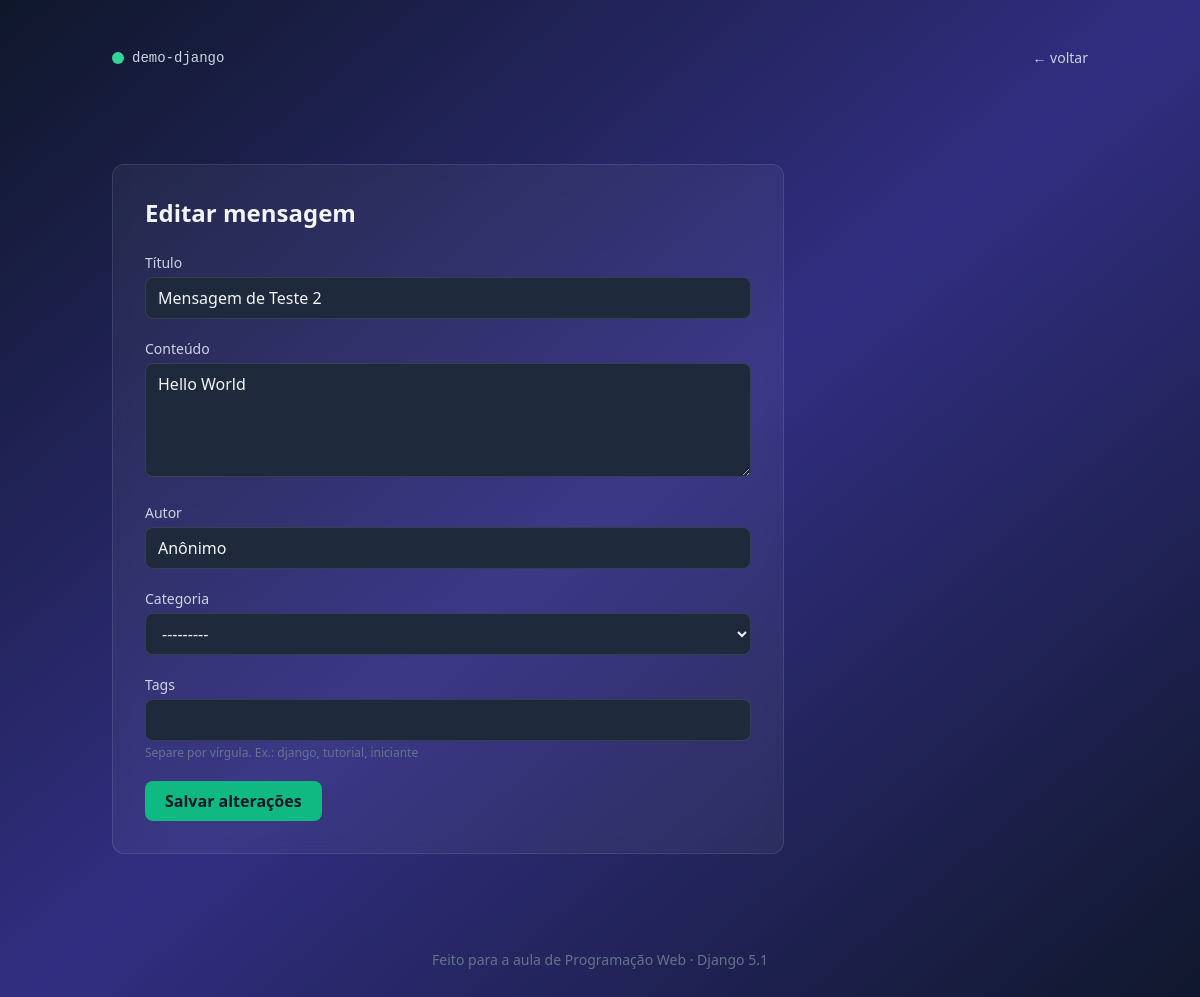
Page /mensagens/4/editar/ on the earlier database version.
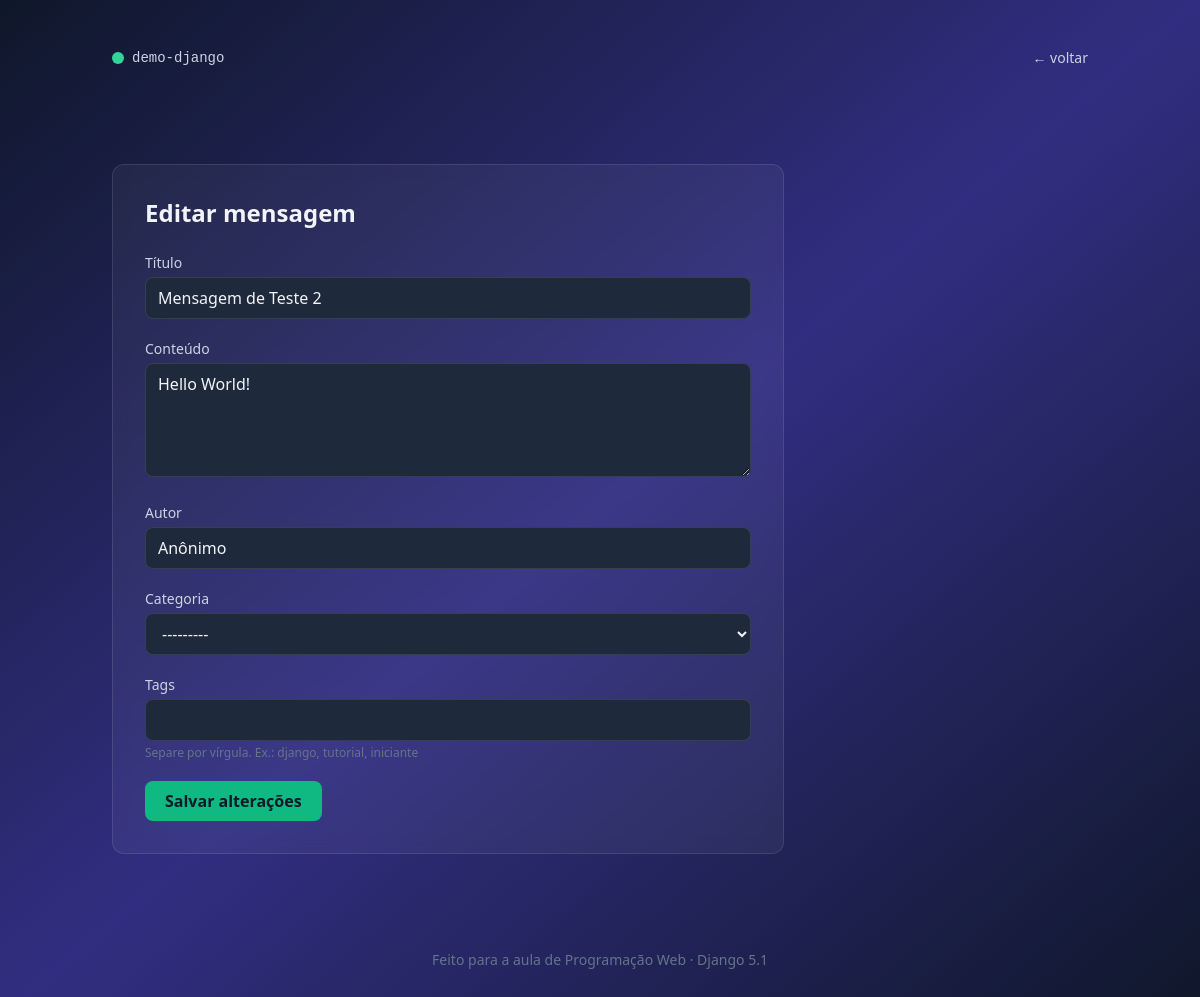
Same page on the later database version.
### home/models.py (models this page shows, shortened)
class Mensagem(models.Model):
    titulo = models.CharField(max_length=120)
    conteudo = models.TextField()
    autor = models.CharField(max_length=80, default="Anônimo")
    categoria = models.ForeignKey (
        Categoria,
        on_delete=models.SET_NULL,
        null=True,
        blank=True,
        related_name="mensagens",
    )
    tags = models.ManyToManyField (
        Tag,
        blank=True,
        related_name="mensagens",
    )
    criada_em = models.DateTimeField(auto_now_add=True)
    class Meta:
        ordering = ["-criada_em"]

### home/views.py (the view)
# urls.py: path("mensagens/<int:id>/editar/", views.editar_mensagem, name="editar_mensagem"),
def editar_mensagem(request, id):
    mensagem = get_object_or_404(Mensagem, id=id)
    if request.method == "POST":
        form = MensagemForm(request.POST, instance=mensagem)
        if form.is_valid():
            mensagem = form.save()
            _aplicar_tags(mensagem, form.cleaned_data["tags"])
            messages.success(request, "Mensagem atualizada com sucesso!")
            return redirect("index")
    else:
        tags_atuais = ", ".join(tag.nome for tag in mensagem.tags.all())
        form = MensagemForm(instance=mensagem, initial={"tags": tags_atuais})
    return render(request, "home/editar.html", {"form": form, "mensagem": mensagem})

### home/forms.py
class MensagemForm(forms.ModelForm):
    tags = forms.CharField(
        required=False,
        label="Tags",
        help_text="Separe por vírgula. Ex.: django, tutorial, iniciante",
        widget=forms.TextInput(attrs={"class": INPUT}),
    )
    class Meta:
        model = Mensagem
        fields = ["titulo", "conteudo", "autor", "categoria"]
        labels = {
            "titulo": "Título",
            "conteudo": "Conteúdo",
            "autor": "Autor",
            "categoria": "Categoria",
        }
        widgets = {
            "titulo": forms.TextInput(attrs={"class": INPUT}),
            "conteudo": forms.Textarea(attrs={"class": INPUT, "rows": 4}),
            "autor": forms.TextInput(attrs={"class": INPUT}),
            "categoria": forms.Select(attrs={"class": INPUT}),
        }

### home/models.py (called while the page is built)
    def __str__(self):
        return self.nome

### templates/home/editar.html (shortened to what this page needs)
<!DOCTYPE html>
<html lang="pt-br">
<head>
    <script src="https://cdn.tailwindcss.com"></script>
</head>
<body class="bg-gradient-to-br from-slate-900 via-indigo-900 to-slate-900 min-h-screen text-slate-100">
    <header class="container mx-auto px-6 py-12">
        <nav class="flex items-center justify-between">
            <div class="flex items-center gap-2">
                <span class="w-3 h-3 rounded-full bg-emerald-400 animate-pulse"></span>
                <span class="font-mono text-sm text-slate-300">demo-django</span>
            </div>
            <a href="/" class="text-sm text-slate-300 hover:text-white transition">← voltar</a>
        </nav>
    </header>
    <main class="container mx-auto px-6 py-12">
        <section class="bg-white/5 backdrop-blur border border-white/10 rounded-xl p-8 max-w-2xl">
            <h1 class="text-2xl font-bold mb-6">Editar mensagem</h1>
            <form method="post" action="{% url 'editar_mensagem' mensagem.id %}" class="space-y-5">
                {% for field in form %}
                    <div>
                        <label for="{{ field.id_for_label }}" class="block text-sm font-medium text-slate-300 mb-1">
                            {{ field.label }}
                        </label>
                        {{ field }}
                        {% if field.help_text %}
                            <p class="text-xs text-slate-500 mt-1">{{ field.help_text }}</p>
                        {% endif %}
                    </div>
                {% endfor %}
                <button type="submit"
                        class="px-5 py-2 rounded-lg bg-emerald-500 hover:bg-emerald-400 text-slate-900 font-semibold transition">
                    Salvar alterações
                </button>
            </form>
        </section>
    </main>
    <footer class="container mx-auto px-6 py-12 text-center text-slate-500 text-sm">
        Feito para a aula de Programação Web · Django {{ '5.1' }}
    </footer>
</body>
</html>

Differences in the rows shown:
changed Mensagem "Mensagem de Teste 2": conteudo "Hello World" → "Hello World!"
